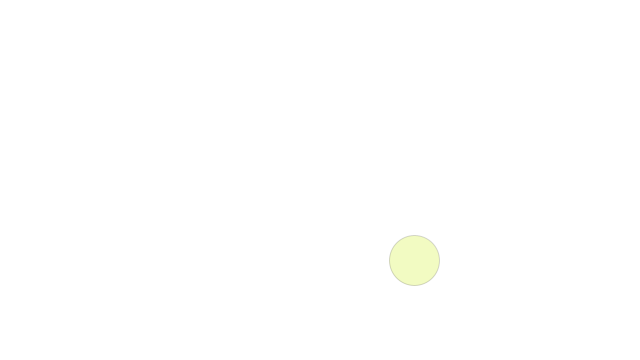
Frame 1 (no input)
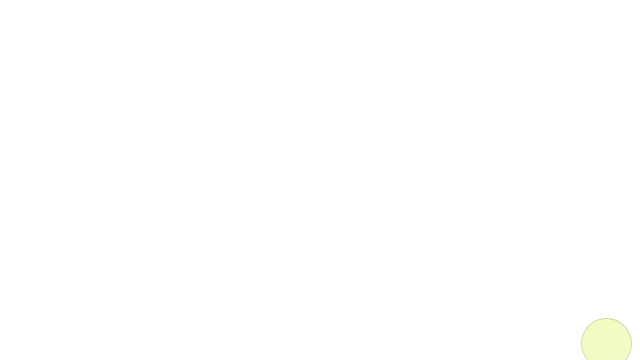
Frame 60 (the mouse pressed at the canvas centre just before this capture)
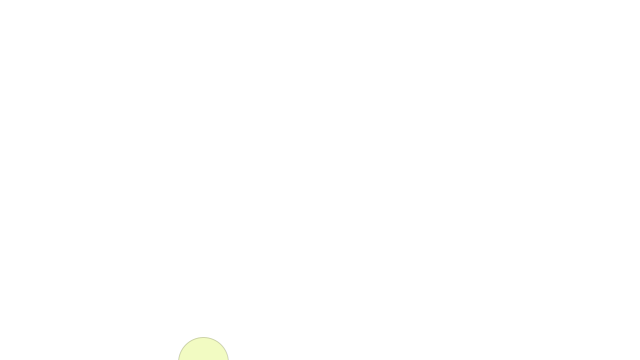
Frame 120 (the mouse held since frame 60 and released just before this capture)

The Processing sketch that drew these frames (run headless with seeded random() and noise(); from frame 60 on, the mouse is pressed at the canvas centre):

// Processing sketch: gravity102_forces_
// ── gravity102_forces_.pde
Mover m;
float xoff, yoff, incX, incY;
PVector wind;

void setup() {
  size(640,360);
  background(255);
  m = new Mover();
  xoff = 0;
  yoff = 0;
  incX = 0.01;
  incY = 0.001;
  wind = new PVector(0.001,-0.002);
}
 
void draw() {
  background(255);
  wind.x = noise(xoff, yoff);
  wind.y =  noise(yoff, xoff);
  m.applyForce(wind);
  
  m.checkEdges();
  m.update();
  m.display();
 
  xoff+=incX;
  yoff+= incY;
}



class Mover {
  PVector loc;
  PVector vel;
  PVector acc;
  float topspeed;
  float r,g,b;
  int size = 50;
  float mass = 10.0;
  
  Mover() {
    loc = new PVector(random(width), height-100); 
    vel = new PVector(0,0);
    acc = new PVector(0,0);
    topspeed = 4;
    r = random(200,255);
    g = random(255);
    b = random(255);
  }
  void update() {
    vel.add(acc);
    vel.limit(topspeed);
    loc.add(vel);
    acc.mult(0);
  }
  void applyForce(PVector force) {
     PVector f = force.get();
     f.div(mass);
     acc.add(force);
  }
  void display() {
    stroke(0, 40);
    fill(color(r,g,b), 80);
    ellipse(loc.x, loc.y, size, size);
  }
  void checkEdges() {
   if (loc.x > width) {
      loc.x = 0;
    } else if (loc.x < 0) {
      loc.x = width;
    }
    if (loc.y+size/2> height) {
      vel.y*=-1;
    }  else if (loc.y-size/2 < 0) {
      vel.y*=-1;
    }
  }
}
